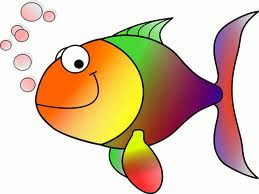
//> input picture opencv3-tutorials/data/HappyFish.jpg, 259 x 194 px
$ ./CannyDetector_Demo ../data/HappyFish.jpg   (built with g++ and OpenCV 4)
//> lines starting //> are read from the running program, lines starting //| are printed output that depends on the picture
#include <opencv2/core.hpp>
#include <opencv2/highgui.hpp>
#include <opencv2/imgproc.hpp>
#include <iostream>

using namespace cv;
using namespace std;

Mat src, src_gray;
Mat dst, detected_edges;

int lowThreshold = 0;
const int max_lowThreshold = 100;
const int _ratio = 3;
const int kernel_size = 3;
const char *window_name = "Edge Map";

static void CannyThreshold(int, void *)
{
    blur(src_gray, detected_edges, Size(3, 3));

    Canny(detected_edges, detected_edges, lowThreshold, lowThreshold * _ratio, kernel_size);

    dst = Scalar::all(0);
    src.copyTo(dst, detected_edges);

    imshow(window_name, dst);
}

int main(int argc, char **argv)
{
    CommandLineParser parser(argc, argv, "{@input | ../data/fruits.jpg | input image}");
    src = imread(parser.get<String>("@input"), IMREAD_COLOR);
//> src is the input picture: 194 rows x 259 cols, CV_8UC3; mean B, G, R 170.8, 196.4, 219.3
    if (src.empty()) {
        cout << "Could not open or find the image!\n" << endl;
        cout << "Usage: " << argv[0] << " <Input image>" << endl;
        return -1;
    }

    dst.create(src.size(), src.type());

    cvtColor(src, src_gray, COLOR_BGR2GRAY);
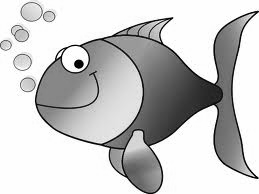
//> src_gray: 194 rows x 259 cols, CV_8UC1; min 0, max 255, mean 200.4

    namedWindow(window_name, WINDOW_AUTOSIZE);
    createTrackbar("Min Threshold:", window_name, &lowThreshold, max_lowThreshold, CannyThreshold);

    CannyThreshold(0, 0);
//> in CannyThreshold, `blur(src_gray, detected_edges, Size(3, 3));`:
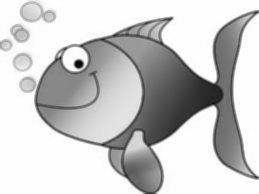
//> detected_edges: 194 rows x 259 cols, CV_8UC1; min 3, max 255, mean 200.4
//> in CannyThreshold, `Canny(detected_edges, detected_edges, lowThreshold, lowThreshold * _ra..`:
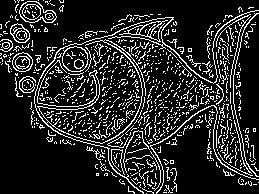
//> detected_edges: 194 rows x 259 cols, CV_8UC1; 15.5% white in thin lines or dots
//> in CannyThreshold, `src.copyTo(dst, detected_edges);`:
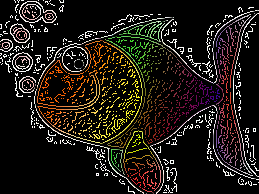
//> dst: 194 rows x 259 cols, CV_8UC3; mean B, G, R 21.8, 27.2, 32.1

    waitKey(0);
    return 0;
}

$ run again, on opencv3-tutorials/data/building.jpg
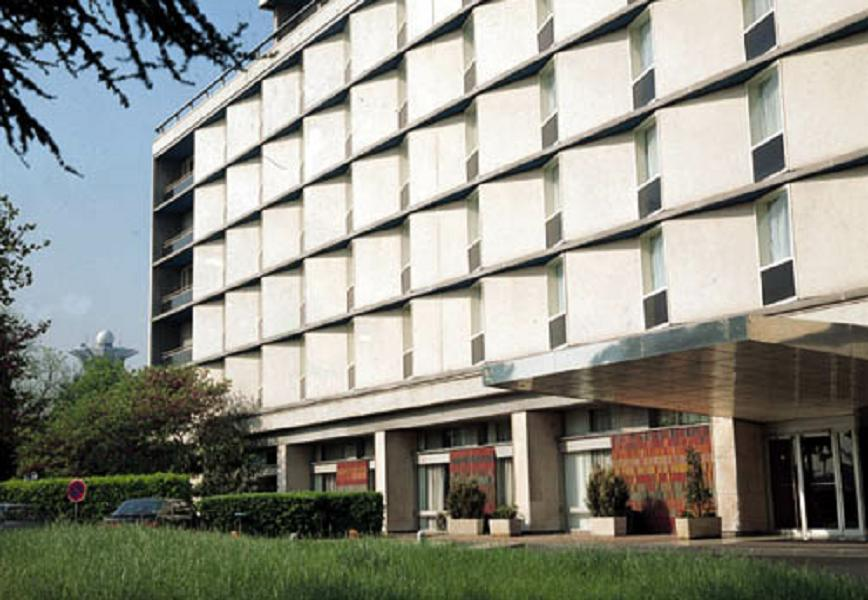
//> input picture opencv3-tutorials/data/building.jpg, 868 x 600 px
//> src is the input picture: 600 rows x 868 cols, CV_8UC3; mean B, G, R 133.7, 143.6, 142.9
//> in CannyThreshold, `Canny(detected_edges, detected_edges, lowThreshold, lowThreshold * _ra..`:
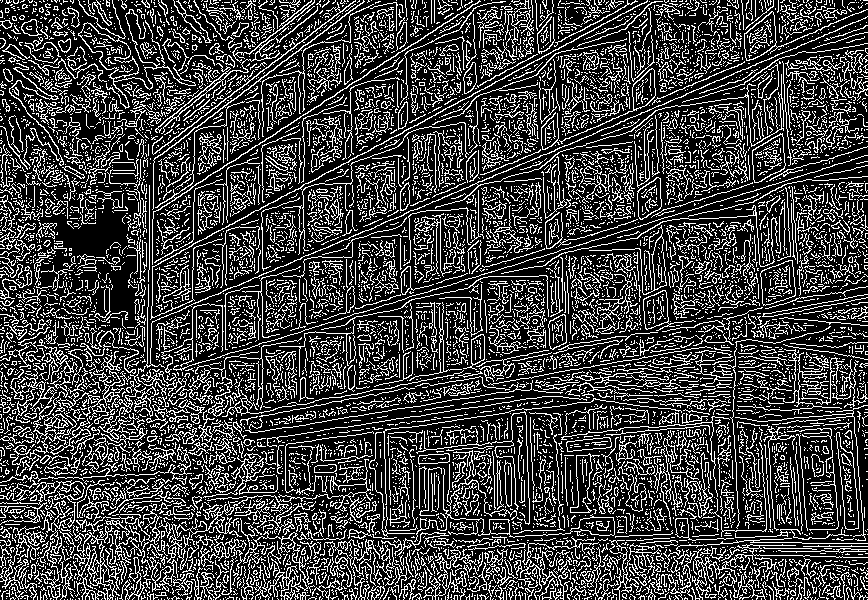
//> detected_edges: 600 rows x 868 cols, CV_8UC1; 25.3% white in thin lines or dots
//> in CannyThreshold, `src.copyTo(dst, detected_edges);`:
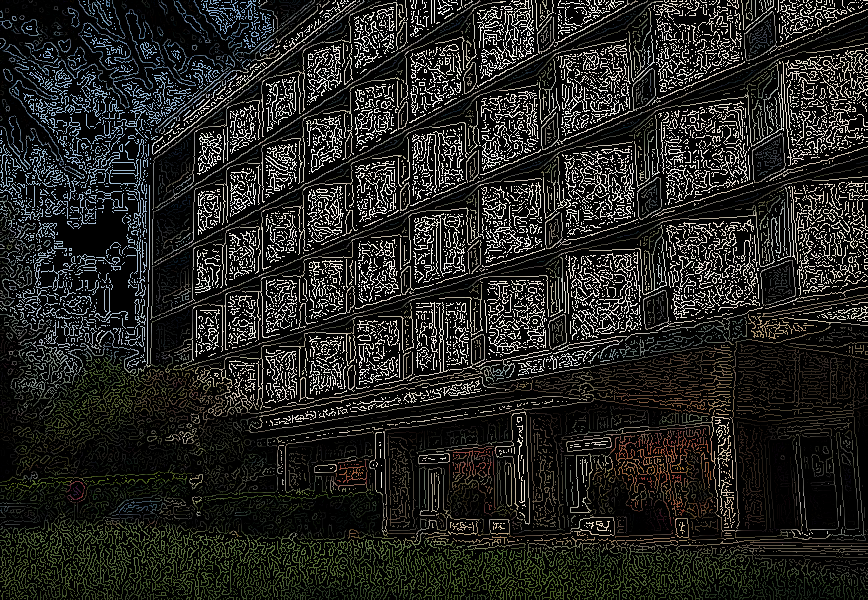
//> dst: 600 rows x 868 cols, CV_8UC3; mean B, G, R 33.2, 35.9, 35.7
